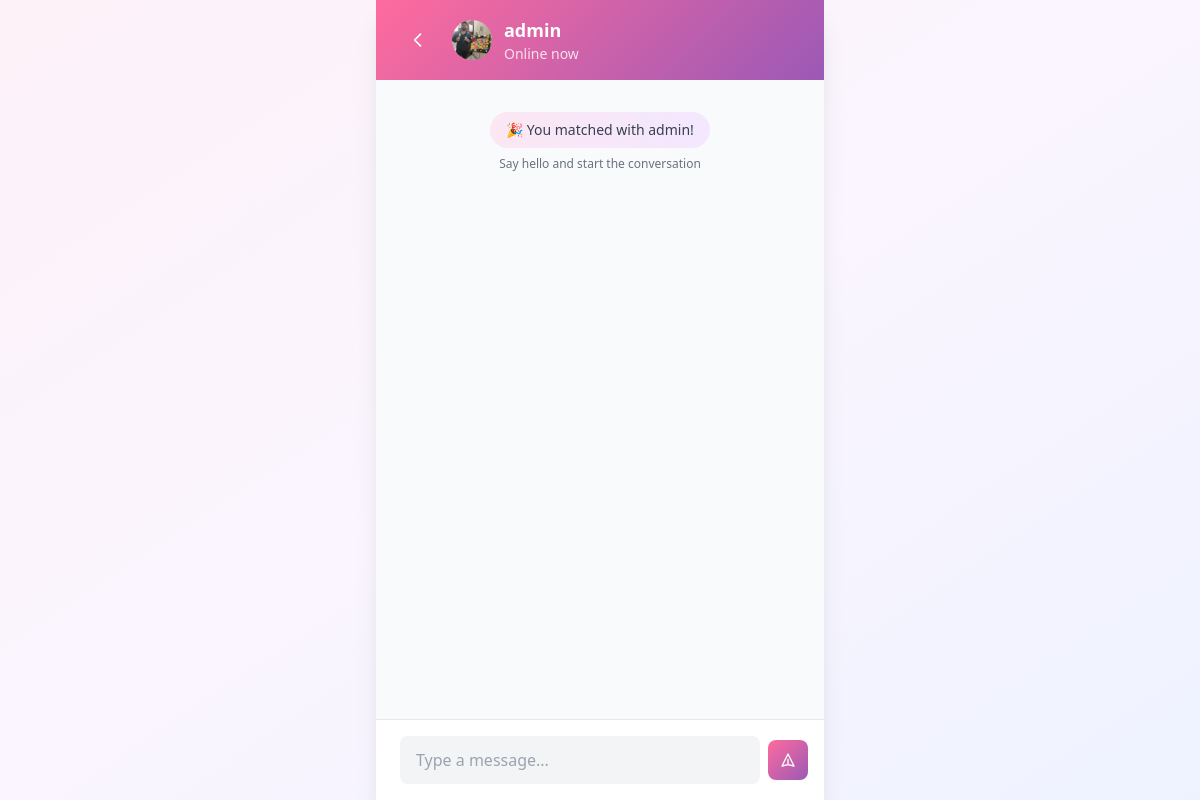
Before: /chat/7/ (signed in) with the older database file.
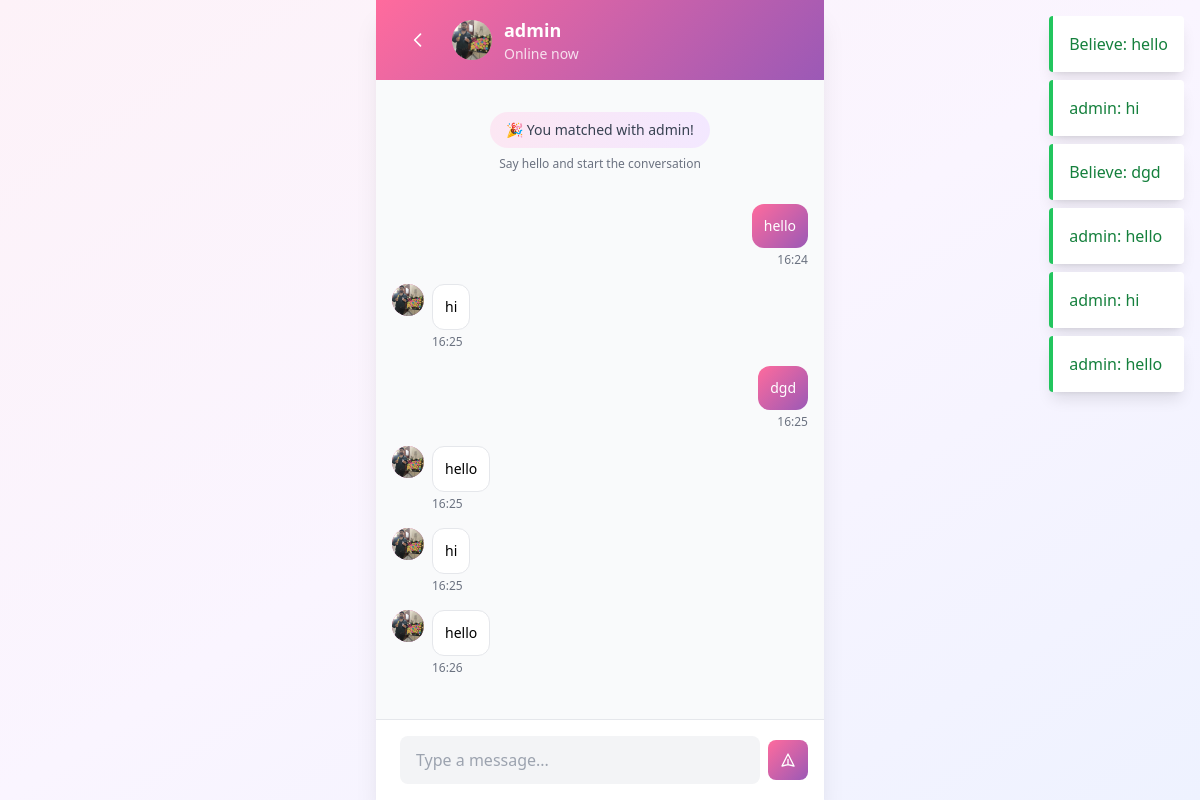
After: the same page with the newer database file.
### core/models.py (models this page shows, shortened)
class Profile(models.Model):
    GENDER_CHOICES = [
        ('male', 'Male'),
        ('female', 'Female'),
        ('nonbinary', 'Non-binary'),
    ]
    DRINKING_CHOICES = [
        ('never', 'Never'),
        ('rarely', 'Rarely'),
        ('socially', 'Socially'),
        ('regularly', 'Regularly'),
    ]
    SMOKING_CHOICES = [
        ('never', 'Never'),
        ('rarely', 'Rarely'),
        ('socially', 'Socially'),
        ('regularly', 'Regularly'),
    ]
    PERSONALITY_CHOICES = [
        ('introvert', 'Introvert'),
        ('extrovert', 'Extrovert'),
        ('ambivert', 'Ambivert'),
    ]
    ZODIAC_CHOICES = [
        ('aries', 'Aries'),
        ('taurus', 'Taurus'),
        ('gemini', 'Gemini'),
        ('cancer', 'Cancer'),
        ('leo', 'Leo'),
        ('virgo', 'Virgo'),
        ('libra', 'Libra'),
        ('scorpio', 'Scorpio'),
        ('sagittarius', 'Sagittarius'),
        ('capricorn', 'Capricorn'),
        ('aquarius', 'Aquarius'),
        ('pisces', 'Pisces'),
    ]
    user = models.OneToOneField(User, on_delete=models.CASCADE)
    name = models.CharField(max_length=100)
    age = models.IntegerField(validators=[MinValueValidator(18), MaxValueValidator(100)])
    gender = models.CharField(max_length=20, choices=GENDER_CHOICES)
    bio = models.TextField(blank=True)
    photo1 = models.ImageField(upload_to='profile_photos/', blank=True)
    photo2 = models.ImageField(upload_to='profile_photos/', blank=True)
    photo3 = models.ImageField(upload_to='profile_photos/', blank=True)
    hobbies = models.TextField(blank=True, help_text="Comma-separated hobbies")
    personality = models.CharField(max_length=20, choices=PERSONALITY_CHOICES, blank=True)
    zodiac = models.CharField(max_length=20, choices=ZODIAC_CHOICES, blank=True)
    drinking = models.CharField(max_length=20, choices=DRINKING_CHOICES, blank=True)
    smoking = models.CharField(max_length=20, choices=SMOKING_CHOICES, blank=True)
    preferences = models.TextField(blank=True, help_text="Comma-separated gender preferences")
    college = models.CharField(max_length=200, blank=True, default='')
    department = models.CharField(max_length=200, blank=True, default='')
    created_at = models.DateTimeField(auto_now_add=True)
    updated_at = models.DateTimeField(auto_now=True)
    def get_photos(self):
        photos = []
        for photo in [self.photo1, self.photo2, self.photo3]:
            if photo:
                photos.append(photo.url)
        return photos

class Message(models.Model):
    match = models.ForeignKey(Match, on_delete=models.CASCADE, related_name='messages')
    sender = models.ForeignKey(User, on_delete=models.CASCADE)
    content = models.TextField()
    created_at = models.DateTimeField(auto_now_add=True)
    class Meta:
        ordering = ['created_at']
    def __str__(self):
        return f"{self.sender.username}: {self.content[:50]}"

### core/views.py (the view)
# urls.py: path('chat/<int:match_id>/', views.chat, name='chat'),
@login_required
def chat(request, match_id):
    match = get_object_or_404(Match, id=match_id)
    if request.user not in [match.user1, match.user2]:
        messages.error(request, 'You do not have access to this chat')
        return redirect('home')
    other_user = match.get_other_user(request.user)
    chat_messages = Message.objects.filter(match=match).order_by('created_at')
    context = {
        'match': match,
        'other_user': other_user,
        'other_profile': other_user.profile,
        'messages': chat_messages,
    }
    return render(request, 'core/chat.html', context)

### core/models.py (called while the page is built)
    def get_other_user(self, user):
        return self.user2 if self.user1 == user else self.user1

### templates/core/chat.html (shortened to what this page needs)
{% extends 'base.html' %}
{% block content %}
<div class="min-h-screen">
    <div class="max-w-md mx-auto bg-white min-h-screen shadow-xl flex flex-col">
        <header class="gradient-romantic px-6 py-4 flex items-center space-x-4">
            <a href="{% url 'home' %}" class="text-white hover:bg-white/20 p-2 rounded-lg transition-colors">
                <svg class="h-5 w-5" fill="none" stroke="currentColor" viewBox="0 0 24 24">
                    <path stroke-linecap="round" stroke-linejoin="round" stroke-width="2" d="M15 19l-7-7 7-7"/>
                </svg>
            </a>
            <div class="flex items-center space-x-3 flex-1">
                <div class="w-10 h-10 rounded-full overflow-hidden bg-white/20 flex items-center justify-center">
                    {% if other_profile.get_photos %}
                        <img src="{{ other_profile.get_photos.0 }}" alt="{{ other_profile.name }}" class="w-full h-full object-cover">
                    {% else %}
                        <span class="text-white font-semibold">{{ other_profile.name|first|upper }}</span>
                    {% endif %}
                </div>
                <div>
                    <h1 class="text-lg font-semibold text-white">{{ other_profile.name }}</h1>
                    <p class="text-white/80 text-sm">Online now</p>
                </div>
            </div>
        </header>
        <div class="flex-1 overflow-y-auto p-4 space-y-4 bg-gray-50" id="messages-container">
            <div class="text-center py-4">
                <div class="inline-flex items-center px-4 py-2 bg-gradient-to-r from-pink-100 to-purple-100 rounded-full">
                    <span class="text-sm font-medium text-gray-700">
                        🎉 You matched with {{ other_profile.name }}!
                    </span>
                </div>
                <p class="text-xs text-gray-500 mt-2">Say hello and start the conversation</p>
            </div>
            {% for message in messages %}
            <div class="flex {% if message.sender == user %}justify-end{% else %}justify-start{% endif %}">
                <div class="flex items-start space-x-2 max-w-xs">
                    {% if message.sender != user %}
                    <div class="w-8 h-8 rounded-full overflow-hidden bg-gradient-to-br from-romantic-pink to-romantic-purple flex items-center justify-center text-white text-sm font-semibold flex-shrink-0">
                        {% if other_profile.get_photos %}
                            <img src="{{ other_profile.get_photos.0 }}" alt="{{ other_profile.name }}" class="w-full h-full object-cover">
                        {% else %}
                            {{ other_profile.name|first|upper }}
                        {% endif %}
                    </div>
                    {% endif %}
                    <div>
                        <div class="p-3 rounded-xl {% if message.sender == user %}gradient-romantic text-white{% else %}bg-white border border-gray-200{% endif %}">
                            <p class="text-sm">{{ message.content }}</p>
                        </div>
                        <p class="text-xs text-gray-500 mt-1 {% if message.sender == user %}text-right{% else %}text-left{% endif %}">
                            {{ message.created_at|date:"H:i" }}
                        </p>
                    </div>
                </div>
            </div>
            {% endfor %}
        </div>
        <div class="bg-white border-t border-gray-200 p-4">
            <form id="message-form" class="flex items-center space-x-2">
                <input
                    type="text"
                    id="message-input"
                    placeholder="Type a message..."
                    class="flex-1 bg-gray-100 border-0 rounded-lg px-4 py-3 focus:ring-2 focus:ring-romantic-pink focus:outline-none"
                    required
                />
                <button
                    type="submit"
                    class="gradient-romantic p-3 rounded-lg text-white hover:opacity-90 transition-opacity"
                >
                    <svg class="h-4 w-4" fill="none" stroke="currentColor" viewBox="0 0 24 24">
                        <path stroke-linecap="round" stroke-linejoin="round" stroke-width="2" d="M12 19l9 2-9-18-9 18 9-2zm0 0v-8"/>
                    </svg>
                </button>
            </form>
        </div>
    </div>
</div>
{% endblock %}

### templates/base.html (shortened to what this page needs)
<!DOCTYPE html>
<html lang="en">
<head>
    <script src="https://cdn.tailwindcss.com"></script>
    {% load static %}
</head>
<body class="bg-gradient-to-br from-pink-50 via-purple-50 to-indigo-50 min-h-screen">
    <div class="content-wrapper" id="content-wrapper">
    {% if messages %}
            <div class="fixed top-4 right-4 z-50 space-y-2">
                {% for message in messages %}
                    <div class="alert-message bg-white border-l-4 {% if message.tags == 'error' %}border-red-500 text-red-700{% else %}border-green-500 text-green-700{% endif %} p-4 rounded shadow-lg max-w-sm">
                        {{ message }}
                    </div>
                {% endfor %}
            </div>
        {% endif %}
        {% block content %}
        {% endblock %}
    </div>
</body>
</html>

### templates/base.html (style rules this page uses)
.gradient-romantic { background: linear-gradient(135deg, #FF6B9D 0%, #9B59B6 100%); }
.content-wrapper { opacity: 0; animation: fadeInContent 0.5s ease-in-out 4s forwards; }

Changed rows visible on the page:
added Message: sender+content "Believe: hello", content "hello", created_at "16:24"
added Message: sender+content "admin: hi", get_photos.0 (picture), content "hi", created_at "16:25"
added Message: sender+content "Believe: dgd", content "dgd", created_at "16:25"
added Message: sender+content "admin: hello", get_photos.0 (picture), content "hello", created_at "16:25"
added Message: sender+content "admin: hi", get_photos.0 (picture), content "hi", created_at "16:25"
added Message: sender+content "admin: hello", get_photos.0 (picture), content "hello", created_at "16:26"
